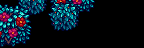

Rendered tile map (Tiled .tmx) drawn with the repository's tilesets; below, a short description and the full map source, tile grids included:
An orthogonal 9x3 tile map with 16x16 px tiles, 1 tile layer (Back3).

<map version="1.10" tiledversion="1.10.2" orientation="orthogonal" renderorder="right-down" compressionlevel="0" width="9" height="3" tilewidth="16" tileheight="16" infinite="0" nextlayerid="22" nextobjectid="9">
 <properties>
  <property name="AmbientLight" value="255 255 255" />
  <property name="IsGreenhouse" value="T" />
  <property name="Warp" value="5 17 Farm 28 16" />
 </properties>
 <tileset firstgid="1" name="Tiny_Bushes_Winter_FoliageRedone" tilewidth="16" tileheight="16" tilecount="27" columns="9">
  <image source="Tiny_Bushes_Winter_FoliageRedone.png" width="144" height="48" />
 </tileset>
 <layer id="21" name="Back3" width="9" height="3">
  <data encoding="csv">
1,2,3,4,5,6,0,0,0,
10,11,0,13,14,0,0,0,0,
19,20,0,0,0,0,0,0,0
</data>
 </layer>
</map>
